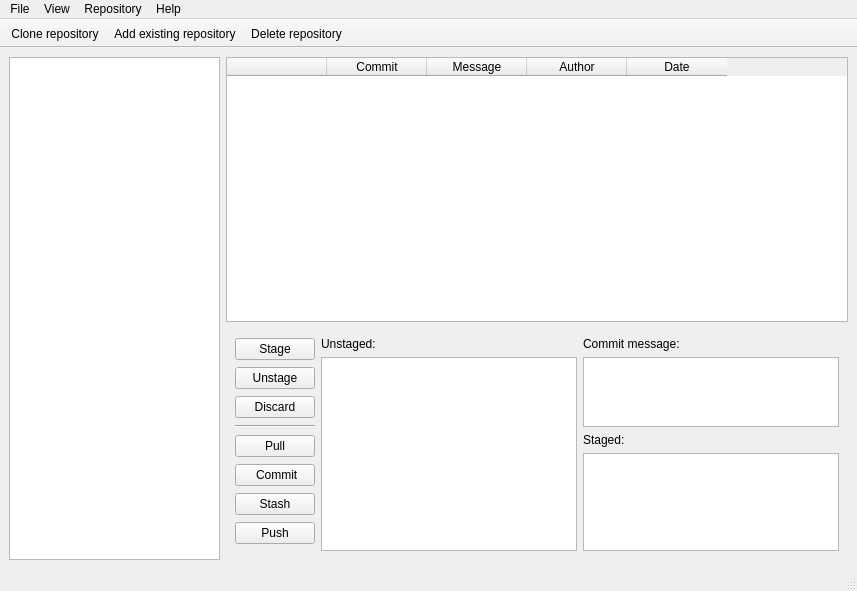
<?xml version="1.0" encoding="UTF-8"?>
<ui version="4.0">
 <class>MainWindow</class>
 <widget class="QMainWindow" name="MainWindow">
  <property name="windowModality">
   <enum>Qt::NonModal</enum>
  </property>
  <property name="geometry">
   <rect>
    <x>0</x>
    <y>0</y>
    <width>857</width>
    <height>591</height>
   </rect>
  </property>
  <property name="windowTitle">
   <string>Gitraffe</string>
  </property>
  <widget class="QWidget" name="centralwidget">
   <property name="autoFillBackground">
    <bool>false</bool>
   </property>
   <layout class="QHBoxLayout" name="horizontalLayout">
    <item>
     <widget class="QListWidget" name="listWidget">
      <property name="sizePolicy">
       <sizepolicy hsizetype="Maximum" vsizetype="Expanding">
        <horstretch>200</horstretch>
        <verstretch>0</verstretch>
       </sizepolicy>
      </property>
     </widget>
    </item>
    <item>
     <layout class="QVBoxLayout" name="repositoryLayout" stretch="8,7">
      <item>
       <widget class="QTableWidget" name="repositoryTableWidget">
        <property name="editTriggers">
         <set>QAbstractItemView::NoEditTriggers</set>
        </property>
        <property name="selectionBehavior">
         <enum>QAbstractItemView::SelectRows</enum>
        </property>
        <column>
         <property name="text">
          <string/>
         </property>
        </column>
        <column>
         <property name="text">
          <string>Commit</string>
         </property>
        </column>
        <column>
         <property name="text">
          <string>Message</string>
         </property>
        </column>
        <column>
         <property name="text">
          <string>Author</string>
         </property>
        </column>
        <column>
         <property name="text">
          <string>Date</string>
         </property>
        </column>
       </widget>
      </item>
      <item>
       <widget class="QStackedWidget" name="bottomwidgets">
        <property name="currentIndex">
         <number>1</number>
        </property>
        <widget class="QWidget" name="Page1">
         <layout class="QHBoxLayout" name="changesetLayout" stretch="0">
          <item>
           <layout class="QHBoxLayout" name="horizontalLayout_4" stretch="0,2,3">
            <property name="leftMargin">
             <number>0</number>
            </property>
            <item>
             <layout class="QVBoxLayout" name="changesetButtonsLayout">
              <item>
               <widget class="QPushButton" name="stageButton">
                <property name="enabled">
                 <bool>false</bool>
                </property>
                <property name="text">
                 <string>Stage</string>
                </property>
                <property name="icon">
                 <iconset>
                  <normaloff>icons/stage.png</normaloff>icons/stage.png</iconset>
                </property>
               </widget>
              </item>
              <item>
               <widget class="QPushButton" name="unstageButton">
                <property name="enabled">
                 <bool>false</bool>
                </property>
                <property name="text">
                 <string>Unstage</string>
                </property>
                <property name="icon">
                 <iconset>
                  <normaloff>icons/unstage.png</normaloff>icons/unstage.png</iconset>
                </property>
               </widget>
              </item>
              <item>
               <widget class="QPushButton" name="discardButton">
                <property name="enabled">
                 <bool>false</bool>
                </property>
                <property name="text">
                 <string>Discard</string>
                </property>
               </widget>
              </item>
              <item>
               <widget class="Line" name="separator">
                <property name="orientation">
                 <enum>Qt::Horizontal</enum>
                </property>
               </widget>
              </item>
              <item>
               <widget class="QPushButton" name="pullButton">
                <property name="text">
                 <string>Pull</string>
                </property>
                <property name="icon">
                 <iconset>
                  <normaloff>icons/pull.png</normaloff>icons/pull.png</iconset>
                </property>
               </widget>
              </item>
              <item>
               <widget class="QPushButton" name="commitButton">
                <property name="enabled">
                 <bool>false</bool>
                </property>
                <property name="text">
                 <string> Commit</string>
                </property>
                <property name="icon">
                 <iconset>
                  <normaloff>icons/commit_icon.png</normaloff>icons/commit_icon.png</iconset>
                </property>
               </widget>
              </item>
              <item>
               <widget class="QPushButton" name="stashButton">
                <property name="text">
                 <string>Stash</string>
                </property>
                <property name="icon">
                 <iconset>
                  <normaloff>icons/stash.png</normaloff>icons/stash.png</iconset>
                </property>
               </widget>
              </item>
              <item>
               <widget class="QPushButton" name="pushButton">
                <property name="enabled">
                 <bool>false</bool>
                </property>
                <property name="text">
                 <string>Push</string>
                </property>
                <property name="icon">
                 <iconset>
                  <normaloff>icons/push.png</normaloff>icons/push.png</iconset>
                </property>
               </widget>
              </item>
             </layout>
            </item>
            <item>
             <widget class="QListWidget" name="files_listWidget"/>
            </item>
            <item>
             <widget class="QTextBrowser" name="diff_textBrowser"/>
            </item>
           </layout>
          </item>
         </layout>
        </widget>
        <widget class="QWidget" name="Page2">
         <property name="enabled">
          <bool>true</bool>
         </property>
         <layout class="QHBoxLayout" name="horizontalLayout_3">
          <item>
           <layout class="QHBoxLayout" name="horizontalLayout_2" stretch="0,3,3">
            <property name="sizeConstraint">
             <enum>QLayout::SetFixedSize</enum>
            </property>
            <item>
             <layout class="QVBoxLayout" name="changesetButtonsLayout_2">
              <item>
               <widget class="QPushButton" name="stageButton_2">
                <property name="enabled">
                 <bool>true</bool>
                </property>
                <property name="text">
                 <string>Stage</string>
                </property>
                <property name="icon">
                 <iconset>
                  <normaloff>icons/stage.png</normaloff>icons/stage.png</iconset>
                </property>
               </widget>
              </item>
              <item>
               <widget class="QPushButton" name="unstageButton_2">
                <property name="enabled">
                 <bool>true</bool>
                </property>
                <property name="text">
                 <string>Unstage</string>
                </property>
                <property name="icon">
                 <iconset>
                  <normaloff>icons/unstage.png</normaloff>icons/unstage.png</iconset>
                </property>
               </widget>
              </item>
              <item>
               <widget class="QPushButton" name="discardButton_2">
                <property name="text">
                 <string>Discard</string>
                </property>
               </widget>
              </item>
              <item>
               <widget class="Line" name="separator_2">
                <property name="orientation">
                 <enum>Qt::Horizontal</enum>
                </property>
               </widget>
              </item>
              <item>
               <widget class="QPushButton" name="pullButton_2">
                <property name="text">
                 <string>Pull</string>
                </property>
                <property name="icon">
                 <iconset>
                  <normaloff>icons/pull.png</normaloff>icons/pull.png</iconset>
                </property>
               </widget>
              </item>
              <item>
               <widget class="QPushButton" name="commitButton_2">
                <property name="enabled">
                 <bool>true</bool>
                </property>
                <property name="text">
                 <string> Commit</string>
                </property>
                <property name="icon">
                 <iconset>
                  <normaloff>icons/commit_icon.png</normaloff>icons/commit_icon.png</iconset>
                </property>
               </widget>
              </item>
              <item>
               <widget class="QPushButton" name="stashButton_2">
                <property name="text">
                 <string>Stash</string>
                </property>
                <property name="icon">
                 <iconset>
                  <normaloff>icons/stash.png</normaloff>icons/stash.png</iconset>
                </property>
               </widget>
              </item>
              <item>
               <widget class="QPushButton" name="pushButton_2">
                <property name="enabled">
                 <bool>true</bool>
                </property>
                <property name="text">
                 <string>Push</string>
                </property>
                <property name="icon">
                 <iconset>
                  <normaloff>icons/push.png</normaloff>icons/push.png</iconset>
                </property>
               </widget>
              </item>
             </layout>
            </item>
            <item>
             <layout class="QVBoxLayout" name="verticalLayout_2">
              <item>
               <widget class="QLabel" name="label">
                <property name="text">
                 <string>Unstaged:</string>
                </property>
               </widget>
              </item>
              <item>
               <widget class="QListWidget" name="Unstaged_listwidget"/>
              </item>
             </layout>
            </item>
            <item>
             <layout class="QVBoxLayout" name="verticalLayout_3" stretch="0,0,0,5">
              <item>
               <widget class="QLabel" name="label_3">
                <property name="text">
                 <string>Commit message:</string>
                </property>
               </widget>
              </item>
              <item>
               <widget class="QTextEdit" name="Commit_textEdit">
                <property name="sizePolicy">
                 <sizepolicy hsizetype="Expanding" vsizetype="Maximum">
                  <horstretch>0</horstretch>
                  <verstretch>2</verstretch>
                 </sizepolicy>
                </property>
               </widget>
              </item>
              <item>
               <widget class="QLabel" name="label_2">
                <property name="text">
                 <string>Staged:</string>
                </property>
               </widget>
              </item>
              <item>
               <widget class="QListWidget" name="Staged_listWidget"/>
              </item>
             </layout>
            </item>
           </layout>
          </item>
         </layout>
        </widget>
       </widget>
      </item>
     </layout>
    </item>
   </layout>
  </widget>
  <widget class="QMenuBar" name="menubar">
   <property name="geometry">
    <rect>
     <x>0</x>
     <y>0</y>
     <width>857</width>
     <height>22</height>
    </rect>
   </property>
   <widget class="QMenu" name="menuFile">
    <property name="title">
     <string>File</string>
    </property>
    <addaction name="actionClone_repository_2"/>
    <addaction name="actionAdd_existing_repository"/>
    <addaction name="separator"/>
    <addaction name="actionSettings"/>
    <addaction name="separator"/>
    <addaction name="actionExit"/>
   </widget>
   <widget class="QMenu" name="menuView">
    <property name="title">
     <string>View</string>
    </property>
    <addaction name="actionRefresh"/>
   </widget>
   <widget class="QMenu" name="menuRepository">
    <property name="title">
     <string>Repository</string>
    </property>
    <addaction name="actionPull"/>
    <addaction name="actionCommit"/>
    <addaction name="actionStash"/>
    <addaction name="actionPush"/>
    <addaction name="separator"/>
    <addaction name="actionChange_branch"/>
    <addaction name="actionDelete_branch"/>
    <addaction name="actionCreate_branch"/>
   </widget>
   <widget class="QMenu" name="menuHelp">
    <property name="title">
     <string>Help</string>
    </property>
    <addaction name="actionAbout_Gitraffe"/>
   </widget>
   <addaction name="menuFile"/>
   <addaction name="menuView"/>
   <addaction name="menuRepository"/>
   <addaction name="menuHelp"/>
  </widget>
  <widget class="QStatusBar" name="statusbar"/>
  <widget class="QToolBar" name="toolBar">
   <property name="windowTitle">
    <string>toolBar</string>
   </property>
   <property name="movable">
    <bool>false</bool>
   </property>
   <property name="toolButtonStyle">
    <enum>Qt::ToolButtonTextBesideIcon</enum>
   </property>
   <attribute name="toolBarArea">
    <enum>TopToolBarArea</enum>
   </attribute>
   <attribute name="toolBarBreak">
    <bool>false</bool>
   </attribute>
   <addaction name="actionClone_repository_3"/>
   <addaction name="actionAdd_existing_repository_2"/>
   <addaction name="actionDelete_repository"/>
  </widget>
  <action name="actionClone_repository">
   <property name="icon">
    <iconset>
     <normaloff>icons/clone.png</normaloff>icons/clone.png</iconset>
   </property>
   <property name="text">
    <string>Clone repository...</string>
   </property>
  </action>
  <action name="actionExit">
   <property name="text">
    <string>Exit</string>
   </property>
   <property name="shortcut">
    <string>Ctrl+Q</string>
   </property>
  </action>
  <action name="actionRefresh">
   <property name="icon">
    <iconset>
     <normaloff>icons/refresh.png</normaloff>icons/refresh.png</iconset>
   </property>
   <property name="text">
    <string>Refresh</string>
   </property>
  </action>
  <action name="actionAbout_PyGitGui">
   <property name="text">
    <string>About PyGitGui</string>
   </property>
  </action>
  <action name="actionPull">
   <property name="icon">
    <iconset>
     <normaloff>icons/pull.png</normaloff>icons/pull.png</iconset>
   </property>
   <property name="text">
    <string>Pull</string>
   </property>
  </action>
  <action name="actionAdd_files">
   <property name="text">
    <string>Add files...</string>
   </property>
  </action>
  <action name="actionRemove_files">
   <property name="text">
    <string>Remove files...</string>
   </property>
  </action>
  <action name="actionCommit">
   <property name="icon">
    <iconset>
     <normaloff>icons/commit_icon.png</normaloff>icons/commit_icon.png</iconset>
   </property>
   <property name="text">
    <string>Commit</string>
   </property>
  </action>
  <action name="actionPush">
   <property name="icon">
    <iconset>
     <normaloff>icons/push.png</normaloff>icons/push.png</iconset>
   </property>
   <property name="text">
    <string>Push</string>
   </property>
  </action>
  <action name="actionChange_branch">
   <property name="text">
    <string>Change branch</string>
   </property>
  </action>
  <action name="actionCherry_pick">
   <property name="text">
    <string>Cherry-pick</string>
   </property>
  </action>
  <action name="actionClone_repository_2">
   <property name="icon">
    <iconset>
     <normaloff>icons/clone.png</normaloff>icons/clone.png</iconset>
   </property>
   <property name="text">
    <string>Clone repository...</string>
   </property>
  </action>
  <action name="actionAdd_existing_repository">
   <property name="icon">
    <iconset>
     <normaloff>icons/stage.png</normaloff>icons/stage.png</iconset>
   </property>
   <property name="text">
    <string>Add existing repository...</string>
   </property>
  </action>
  <action name="actionSettings">
   <property name="icon">
    <iconset>
     <normaloff>icons/settings.png</normaloff>icons/settings.png</iconset>
   </property>
   <property name="text">
    <string>Settings</string>
   </property>
  </action>
  <action name="actionAbout_Gitraffe">
   <property name="text">
    <string>About Gitraffe</string>
   </property>
  </action>
  <action name="actionClone_repository_3">
   <property name="icon">
    <iconset>
     <normaloff>icons/clone.png</normaloff>icons/clone.png</iconset>
   </property>
   <property name="text">
    <string>Clone repository...</string>
   </property>
  </action>
  <action name="actionAdd_existing_repository_2">
   <property name="icon">
    <iconset>
     <normaloff>icons/stage.png</normaloff>icons/stage.png</iconset>
   </property>
   <property name="text">
    <string>Add existing repository</string>
   </property>
  </action>
  <action name="actionStash">
   <property name="icon">
    <iconset>
     <normaloff>icons/stash.png</normaloff>icons/stash.png</iconset>
   </property>
   <property name="text">
    <string>Stash</string>
   </property>
  </action>
  <action name="actionDelete_repository">
   <property name="icon">
    <iconset>
     <normaloff>icons/unstage.png</normaloff>icons/unstage.png</iconset>
   </property>
   <property name="text">
    <string>Delete repository</string>
   </property>
  </action>
  <action name="actionDelete_branch">
   <property name="text">
    <string>Delete branch</string>
   </property>
  </action>
  <action name="actionCreate_branch">
   <property name="text">
    <string>Create branch</string>
   </property>
  </action>
 </widget>
 <resources/>
 <connections/>
</ui>
